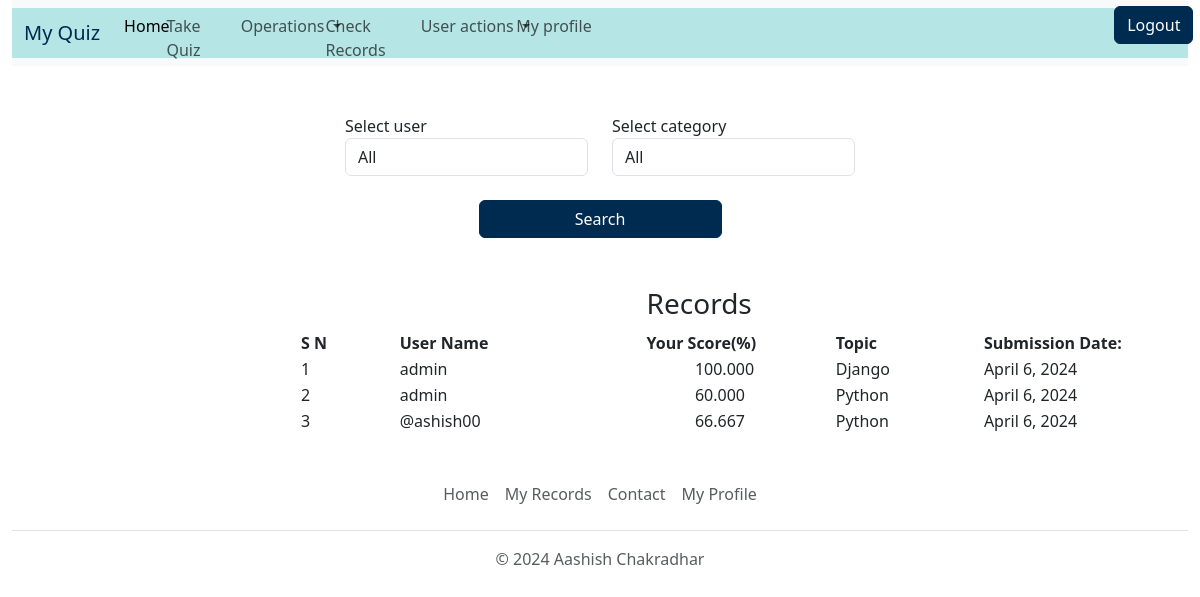
The app's page /view-record (signed in), older data.
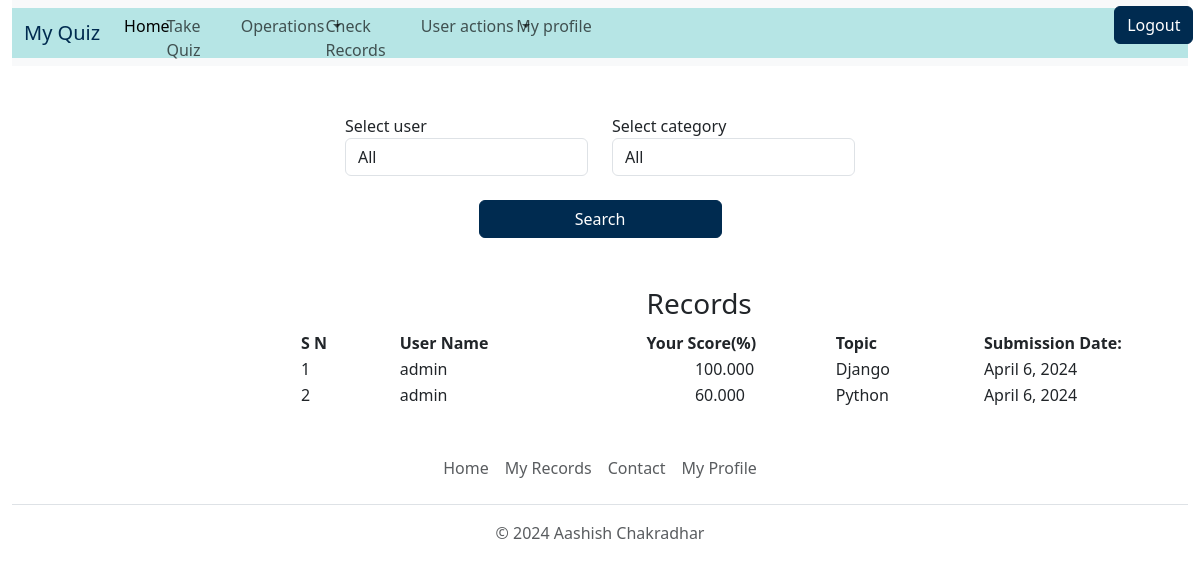
The same page, newer data.
### quiz/models.py (models this page shows)
class BaseModel(models.Model):
    uid=models.UUIDField(primary_key=True,default=uuid.uuid4,editable=False)
    created_at=models.DateField(auto_now_add=True)
    updated_at=models.DateField(auto_now=True)
    class Meta:
        abstract=True

class Records(BaseModel):
    category=models.ForeignKey(Category,related_name='category_records',on_delete=models.CASCADE)
    user_name= models.ForeignKey(User, on_delete=models.CASCADE)
    score=models.DecimalField(default=0, max_digits=6, decimal_places=3, validators=[MinValueValidator(0), MaxValueValidator(100.000)])

class Category(BaseModel):
    category_name = models.CharField(max_length=15, default='Uncatogarized')
    def __str__(self):
        return self.category_name

### quiz/views.py (the view)
# urls.py: path('view-record',views.view_record,name='view_record'),
def view_record(request):
    if request.user.is_anonymous:
        return redirect("/login")
    else:
        try:
            if request.user.is_superuser:
                if request.method=="POST":
                    user= request.POST.get('user')
                    category_form= request.POST.get('category')
                    time= request.POST.get('time')
                    if (user == 'all' and category_form == 'all'):
                        all_records=Records.objects.all()
                    elif(user == 'all' and category_form != 'all'):
                        all_records = Records.objects.filter(category = category_form)
                    elif(user != 'all' and category_form == 'all'):
                        all_records = Records.objects.filter(user_name=user)
                    else:
                        all_records = Records.objects.filter(user_name=user, category = category_form)
                    context = {
                        'records':all_records,
                        'users':User.objects.all(),
                        'categories': Category.objects.all(),
                    }
                else:
                    context = {
                        'records':Records.objects.all(),
                        'users':User.objects.all(),
                        'categories': Category.objects.all(),
                    }
            else:
                current_user = request.user
                filter_records=Records.objects.filter(user_name = current_user)
                context = {'records': filter_records}
            return render(request, 'view_record.html', context)
        except Exception as e:
            messages.error(request,str(e))
            return render(request,"index.html")

### templates/view_record.html (shortened to what this page needs)
{% extends "base.html" %}
{% block body %}
    {% if request.user.is_superuser  %}
        <div class="container p-5">
            <div class="row justify-content-center">
                <div class="col-md-6">
                    <form method="POST" action="/view-record">
                        <div class="row">
                            <div class="col-md-6">
                                <label>Select user</label>
                                <select name="user" id="user" class="form-control">
                                    <option value="all">All</option>
                                </select>
                            </div>
                            <div class="col-md-6">
                                <label>Select category</label>
                                <select name="category" id="category" class="form-control">
                                    <option value="all">All</option>
                                </select>
                            </div>
                        </div>
                        <div class="row mt-4">
                            <div class="col-md-6 offset-md-3">
                                <button type="submit" class="btn btn-danger" style="background-color: #002b50; border-color: #002b50 ; color: #ffffff; width: 100%;">Search</button>
                            </div>
                        </div>
                    </form>
                </div>
            </div>
        </div>
    {% endif %}
    <div style="width:70%; text-align: left; margin-left:25%;">
        {%if records%}
            <table>
                <thead>
                    <tr>
                        <th></th>
                        <th></th>
                        <th>
                            <h3>Records</h3>
                        </th>
                        <th></th>
                    </tr>
                    <tr>
                        <th style="width:12%">
                            S N
                        </th>
                        <th style="width:30%">
                            User Name
                        </th>
                        <th style="width:23%">
                            Your Score(%)
                        </th>
                        <th style="width:18%">
                            Topic
                        </th>
                        <th style="width:17%">
                            Submission Date:
                        </th>
                    </tr>
                </thead>
                <tbody>
                    {% for record in records %}
                        <tr>
                            <td>
                                {{ forloop.counter }}
                            </td>
                            <td>
                                {{record.user_name}}
                            </td>
                            <td style="padding-left:6%;">
                                {{record.score}}
                            </td>
                            <td>
                                {{record.category}}
                            </td>
                            <td>
                                {{record.created_at}}
                            </td>
                        </tr>
                    {% endfor %}
                </tbody>
            </table>
        {%else%}
        <h3 style="margin-left: 250px;">Records Not Found</h3>
        {%endif%}
    </div>
{% endblock body %}

### templates/base.html (shortened to what this page needs)
<!DOCTYPE html>
{%load static%}
<html lang="en">
  <head>
    <link href="https://cdn.jsdelivr.net/npm/bootstrap@5.3.2/dist/css/bootstrap.min.css" rel="stylesheet">
    <link rel="stylesheet" type='text/css' href="{% static './css/bootstrap.css' %}" />
  </head>
  <body>
    {% if user.is_authenticated %}
      <div>
        <div  style="max-width: 98%; margin-left:1%; ">
          <nav class="navbar navbar-expand-lg bg-body-tertiary">
            <div class="container-fluid" style="background-color : #b6e5e5;">
              <div >
                <a class="navbar-brand" href="/" style="color: #002b50">My Quiz</a>
              </div>
              <div class="collapse navbar-collapse" id="navbarSupportedContent" style="height:50px; max-width:100%;">
                {% if request.user.is_superuser %}
                  <ul class="navbar-nav me-auto mb-2 mb-lg-0" style="min-width:100%; padding-top: 1%; color: #002b50">
                    <li class="nav-item" style="width: 4%">
                      <a class="nav-link active" aria-current="page" href="/" >Home</a>
                    </li>
                    <li class="nav-item" style="width: 7%">
                      <a class="nav-link" href="/get-category" >Take Quiz</a>
                    </li>
                    <li class="nav-item dropdown" style="width: 8%">
                      <a class="nav-link dropdown-toggle"  href="#" role="button" data-bs-toggle="dropdown" aria-expanded="false">
                        Operations
                      </a>
                    </li>
                    <li class="nav-item" style="width: 9%">
                      <a class="nav-link" href="/view-record" >Check Records</a>
                    </li>
                    <li class="nav-item dropdown" style="width: 9%">
                      <a class="nav-link dropdown-toggle"  href="#" role="button" data-bs-toggle="dropdown" aria-expanded="false">
                        User actions
                      </a>
                    </li>
                    <li class="nav-item" style="width: 10%">
                      <a class="nav-link" href="/about" >My profile</a>
                    </li>
                    <li style="width: 53%; margin-bottom:1%">
                      <a type="submit" class="btn btn-primary" value='category' style="margin-left:89%; background-color: #002b50; border-color: #002b50 ; color: #ffffff;" href="/logout">Logout</a>
                    </li>
                  </ul>
                {% endif %}
              </div>
            </div>
          </nav>
        </div>
      </div>
    {% endif %}
    {% block body %}{% endblock %}
    {% if user.is_authenticated %}
      <div class="container" style = "max-width: 100%;">
        <footer class="py-3 my-4">
          <ul class="nav justify-content-center border-bottom pb-3 mb-3">
            <li class="nav-item"><a href="/" class="nav-link px-2 text-muted">Home</a></li>
            <li class="nav-item"><a href="view-record" class="nav-link px-2 text-muted">My Records</a></li>
            <li class="nav-item"><a href="contact" class="nav-link px-2 text-muted">Contact</a></li>
            <li class="nav-item"><a href="about" class="nav-link px-2 text-muted">My Profile</a></li>
          </ul>
          <p class="text-center text-muted">&copy; 2024 Aashish Chakradhar</p>
        </footer>
      </div>
    {% endif %}
  </body>
</html>

Row changes from the older to the newer data that the page shows:
removed Records: user_name "@ashish00", score "66.667", category "Python", created_at "April 6, 2024"
